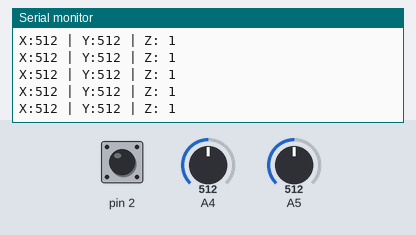
The sketch below on a simulated Arduino Uno, built with avr-gcc and run on an emulated ATmega328P. On the bench: the last lines printed to the serial monitor. The test bench sets the inputs (shaded band); at power-on: A4 = 512, A5 = 512, pin 2 HIGH.

Above: at 1.2 s.
1.3 s: A4 set to 716
At 1.31 s:
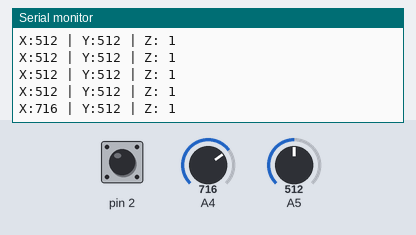
2.8 s: A5 set to 716
At 2.83 s:
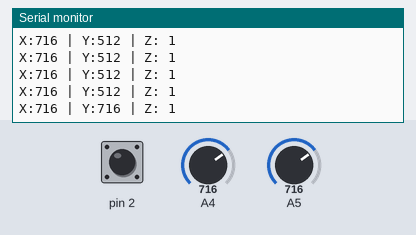
4.3 s: pin 2 pulled LOW for 0.15 s
At 4.34 s:
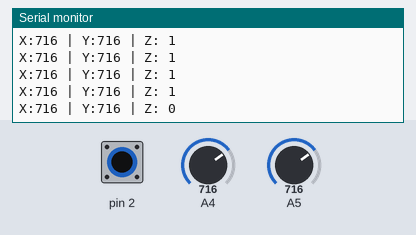
5.9 s: A4 set to 1023
At 5.95 s:
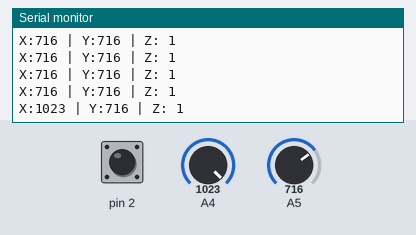
8.9 s: pin 2 pulled LOW for 1 s
At 8.97 s:
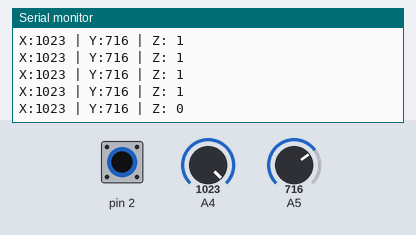
11.4 s: A5 set to 900
At 11.49 s:
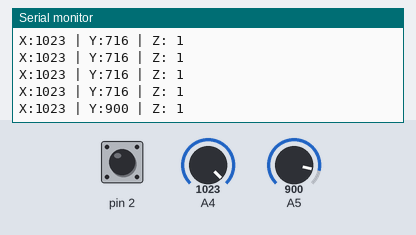
Timing chart, 0 to 13.9 s (numbered marks = the images above; inputs shaded):
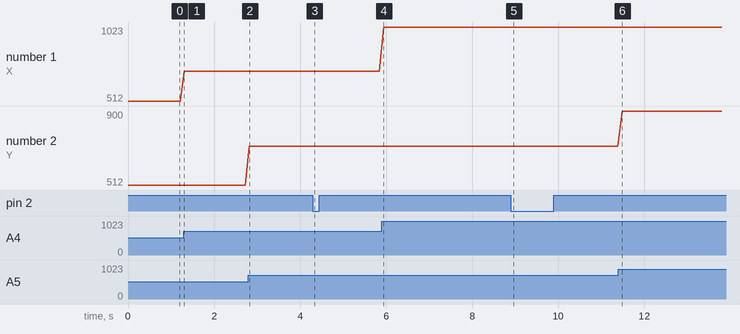

The sketch:

JOYSTICK.ino
```cpp
int value = 0;
void setup() {
 pinMode(2, INPUT);
 digitalWrite(2, HIGH);
 Serial.begin(9600);
}
void loop() {
 value = analogRead(A4);
 Serial.print("X:");
 Serial.print(value, DEC);
 value = analogRead(A5);
 Serial.print(" | Y:");
 Serial.print(value, DEC);
 value = digitalRead(2);
 Serial.print(" | Z: ");
 Serial.println(value);
 delay(100);
}
```

Measured:
- after the input at 1.3 s, the serial monitor: prints a new line at once (image 1)
- after the input at 2.8 s, the serial monitor: prints a new line at once (image 2)
- after the input at 4.3 s, the serial monitor: prints a new line at once (image 3)
- after the input at 5.9 s, the serial monitor: prints a new line at once (image 4)
- after the input at 8.9 s, the serial monitor: prints a new line after 0.07 s (image 5)
- after the input at 11.4 s, the serial monitor: prints a new line after 0.09 s (image 6)
- plotted number 1: 512 → 716 after the input at 1.3 s, 716 → 1023 after the input at 5.9 s
- plotted number 2: 716 → 900 after the input at 11.4 s
